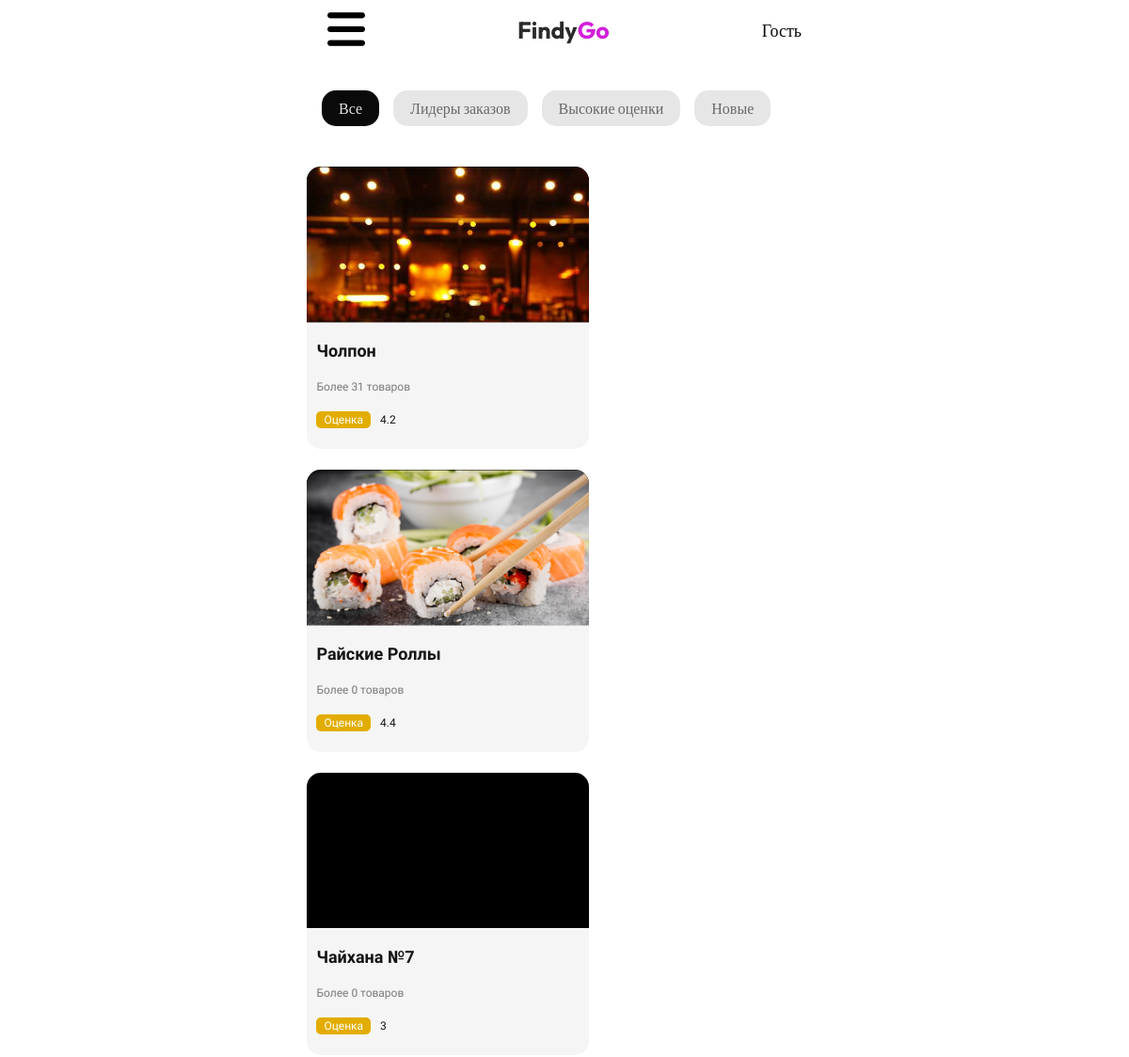
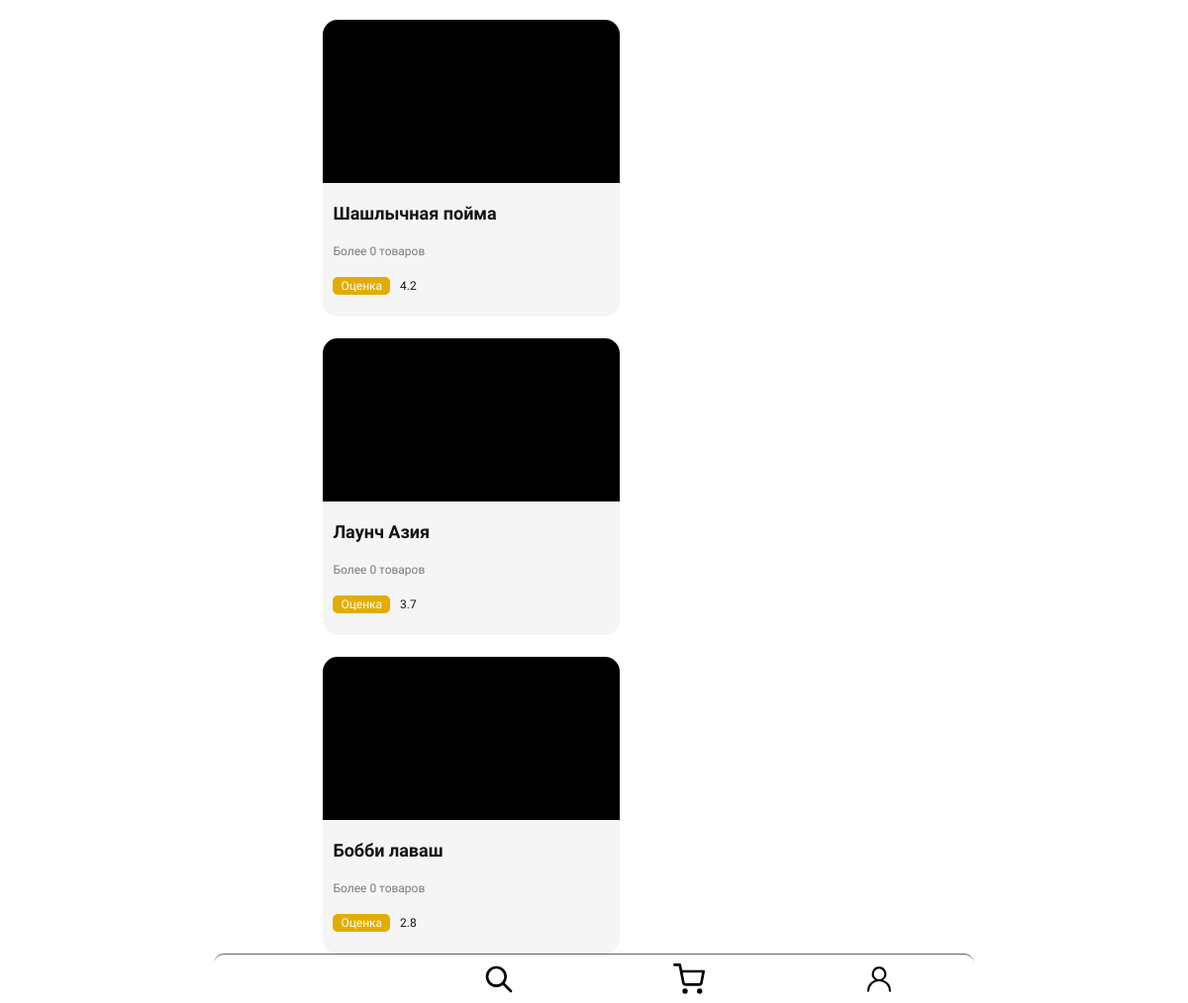
The page /category/Food/ on the database its author committed (2 pictures, top to bottom).
### account/models.py (models this page shows, shortened)
class CustomUser(AbstractUser):
    city = models.CharField(
        max_length=50,
        choices=CITY,
        default="Неизвестно"
    )
    USER_TYPES = [
        ('ordinary_user', 'Обычный пользователь'),
        ('food_user', 'Пользователь еда'),
        ('shop_user', 'Пользователь магазин'),
        ('taxi_user', 'Водитель такси'),
        ('courier_user', 'Водитель курьер'),
        ('taxi_company_user', 'Владелец таксопарк'),
    ]
    user_type = models.CharField(max_length=20, choices=USER_TYPES, default='ordinary_user')
    user_name = models.CharField(max_length=25, blank=True, null=True)
    user_description = models.CharField(max_length=500, default=description_txt, blank=True, null=True)
    user_phone_number = models.DecimalField(max_digits=9, decimal_places=0, blank=True, null=True)
    user_phone_number2 = models.DecimalField(max_digits=9, decimal_places=0, blank=True, null=True)
    user_mbank_qr = models.ImageField(upload_to=user_mbank_qr_path, blank=True, null=True)
    user_rsk_qr = models.ImageField(upload_to=user_rsk_qr_path, blank=True, null=True)
    user_mbank_link = models.CharField(max_length=500, blank=True, null=True)
    user_obank_link = models.CharField(max_length=500, blank=True, null=True)
    user_rsk_link = models.CharField(max_length=500, blank=True, null=True)
    user_abank_link = models.CharField(max_length=500, blank=True, null=True)
    user_raiting = models.DecimalField(max_digits=3, decimal_places=1, blank=True, null=True)
    balance = models.DecimalField(max_digits=15, decimal_places=2, blank=True, null=True)
    CATEGORY_OF_EDUCATION = [
        ('', ''),
        ('Food', 'Еда'),
        ('Vegetables', 'Овощи'),
        ('Shop', 'Магазин'),
    ]
    category_of_education = models.CharField(max_length=20, choices=CATEGORY_OF_EDUCATION, default='', blank=True, null=True)
    SUB_CATEGORY_OF_EDUCATION = [
        ('', ''),
        ('Grocery', 'Продуктовый'),
        ('Vegetables', 'Электроника'),
        ('Clothes', 'Одежды'),
        ('Office', 'Канцелярия'),
    ]
    sub_category_of_education = models.CharField(max_length=20, choices=SUB_CATEGORY_OF_EDUCATION, blank=True, null=True, default='')
    USER_STATUS = [
        ('', ''),
        ('Online', 'Онлайн'),
        ('Offline', 'Оффлайн'),
    ]
    user_status = models.CharField(max_length=20, choices=USER_STATUS, default='', blank=True, null=True)
    user_logo = models.ImageField(upload_to=user_logo_path, blank=True, null=True)
    user_logo_mini = models.ImageField(upload_to=user_logo_mini_path, blank=True, null=True)
    USER_BLOCKED = [
        ('', ''),
        ('Yes', 'Да'),
        ('No', 'Нет'),
    ]
    user_blocked = models.CharField(max_length=20, choices=USER_BLOCKED, default='No')
    groups = models.ManyToManyField(
        Group,
        verbose_name='groups',
        blank=True,
        related_name='custom_user_set',  # Пример названия, которое можно выбрать
        related_query_name='user',
    )
    user_permissions = models.ManyToManyField(
        Permission,
        verbose_name='user permissions',
        blank=True,
        related_name='custom_user_set',  # Пример названия, которое можно выбрать
        related_query_name='user',
    )

### shop_list/views.py (the view)
# urls.py: path('category/<str:category>/', user_list, name='user_list'),
def user_list(request, category):
    users = (
        CustomUser.objects
        .filter(category_of_education=category, user_status='Online', user_blocked='No')
        .annotate(menu_count=Count('food_menu'))  # связывается по related_name
    )
    return render(request, 'shop_list/shop_list.html', {
        'users': users,
        'category': category
    })

### templates/shop_list/shop_list.html (shortened to what this page needs)
{% extends 'basis/basis.html' %}
{% block linkcss %}
<link rel="stylesheet" href="/static/css/shop_list.css">{% endblock %}
{% block main %}
<div class="category-institution-slider">
    <div class="buttons">
        <button class="all active">
            Все
        </button>
        <button class="often-ordered">
            Лидеры заказов
        </button>
        <button class="high-marks">
            Высокие оценки
        </button>
        <button class="new">
            Новые
        </button>
    </div>
</div>
<div class="institution-container">
    <div class="institutions" id="cafeContainer">
        {% for user in users %}
        <a href="{% url 'account_menu' user.id %}" class="institution" data-city="{{ user.city }}">
            <div class="logo-container">
                <img data-src="{{ user.user_logo.url }}" src="/static/icons/10px.png" alt="">
            </div>
            <div class="description-container">
                <h2 class="name">{{ user.user_name }}</h2>
                <p class="menu">{{ user.menu_count }}</p>
                <div class="star-rating">
                    <p class="raiting-title">Оценка</p>
                    <p class="raiting-number" data-rating="{{ user.user_raiting|stringformat:" g" }}">
                        {{ user.user_raiting|stringformat:"g" }}
                    </p>
                </div>
            </div>
        </a>
        {% endfor %}
    </div>
</div>
{% endblock %}

### static/css/basis.css (style rules this page uses)
* { padding: 0; margin: 0; border: 0; -webkit-user-select: none; -moz-user-select: none; user-select: none; }
*, *:before, *:after { box-sizing: border-box; }
html, body { background: rgb(255, 255, 255); height: 100%; width: 100%; font-size: 100%; line-height: 1; font-size: 14px; -ms-text-size-adjust: 100%; -moz-text-size-adjust: 100%; -webkit-text-size-adjust: 100%; }
input, button, textarea { font-family: inherit; }
button, a { outline: none; -webkit-tap-highlight-color: transparent; -webkit-user-select: none; -moz-user-select: none; user-select: none; }
button { cursor: pointer; }
a, a:visited { text-decoration: none; }
img { vertical-align: top; }
h1, h2, h3, h4, h5, h6 { font-size: inherit; font-weight: 400; }

### static/css/shop_list.css (style rules this page uses)
.category-institution-slider { width: 100%; position: fixed; top: clamp(25px, 14vw, 65px); background: rgb(255, 255, 255); z-index: 5; height: clamp(20px, 16vw, 100px); padding-left: 2.5%; display: flex; align-items: center; }
.category-institution-slider .buttons { display: flex; gap: 15px; overflow-y: scroll; scroll-snap-type: x mandatory; margin-right: 5%; }
.category-institution-slider .buttons button { transition: all 0.4s ease 0s; white-space: nowrap; padding: 8px 18px; width: 100%; background-color: #e6e6e6; border-radius: 15px; font-family: "Manrope"; font-size: clamp(10px, 3.2vw, 16px); font-weight: 500; color: #696969; }
.category-institution-slider .buttons .active { background-color: #0a0a0a; color: #e4e4e4; }
.institution-container { width: 100%; margin-top: clamp(25px, 16vw, 100px); position: relative; z-index: 4; }
.institution-container .institutions { width: 95%; display: flex; justify-content: space-between; gap: clamp(5px, 3vw, 10px); flex-wrap: wrap; margin: 0 auto; overflow: hidden; }
.institution-container .institutions .institution { min-height: clamp(5px, 55vw, 300px); min-width: clamp(5px, 46vw, 300px); transition: all 0.4s ease 0s; background-color: #f5f5f5; border-radius: 15px; margin-top: 1vw; display: flex; flex-direction: column; overflow: hidden; }
.institution-container .institutions .institution .logo-container { width: 100%; height: 55%; position: relative; background-color: #000000; }
.institution-container .institutions .institution .logo-container img { position: absolute; top: 50%; left: 50%; transform: translate(-50%, -50%); width: 100%; height: 100%; -o-object-fit: cover; object-fit: cover; }
.institution-container .institutions .institution .description-container { height: 45%; position: relative; display: flex; flex-direction: column; align-items: flex-start; justify-content: center; gap: clamp(2px, 2vw, 20px); }
.institution-container .institutions .institution .description-container .star-rating { display: flex; align-items: center; justify-content: flex-start; font-family: "Comfortaa"; font-size: clamp(6px, 3vw, 12px); }
.institution-container .institutions .institution .description-container .star-rating .raiting-number { color: #131313; }
.institution-container .institutions .institution .description-container .star-rating .raiting-title { padding: 3px 8px; background-color: #e2ad00; color: #ffffff; border-radius: 5px; }
.institution-container .institutions .institution .description-container .star-rating p { font-family: "Comfortaa"; color: #797979; }
.institution-container .institutions .institution .description-container h2, .institution-container .institutions .institution .description-container p { margin-left: 10px; }
.institution-container .institutions .institution .description-container .name { font-family: "Comfortaa", sans-serif; font-size: clamp(12px, 3.6vw, 18px); font-weight: 700; color: #141414; margin-bottom: 3px; }
.institution-container .institutions .institution .description-container .menu { font-family: "Comfortaa"; font-size: clamp(6px, 3vw, 12px); font-weight: 500; color: #797979; }
.institution-container .institutions .institution .description-container .menu::before { content: "Более "; color: #797979; }
.institution-container .institutions .institution .description-container .menu::after { content: " товаров"; color: #797979; }

### rows shown on the page
CustomUser: user_logo (picture), user_name "Чолпон", menu_count "31", user_raiting "4.2"
CustomUser: user_logo (picture), user_name "Райские Роллы", menu_count "0", user_raiting "4.4"
CustomUser: user_name "Чайхана №7", menu_count "0", user_raiting "3"
CustomUser: user_name "Шашлычная пойма", menu_count "0", user_raiting "4.2"
CustomUser: user_name "Лаунч Азия", menu_count "0", user_raiting "3.7"
CustomUser: user_name "Бобби лаваш", menu_count "0", user_raiting "2.8"
